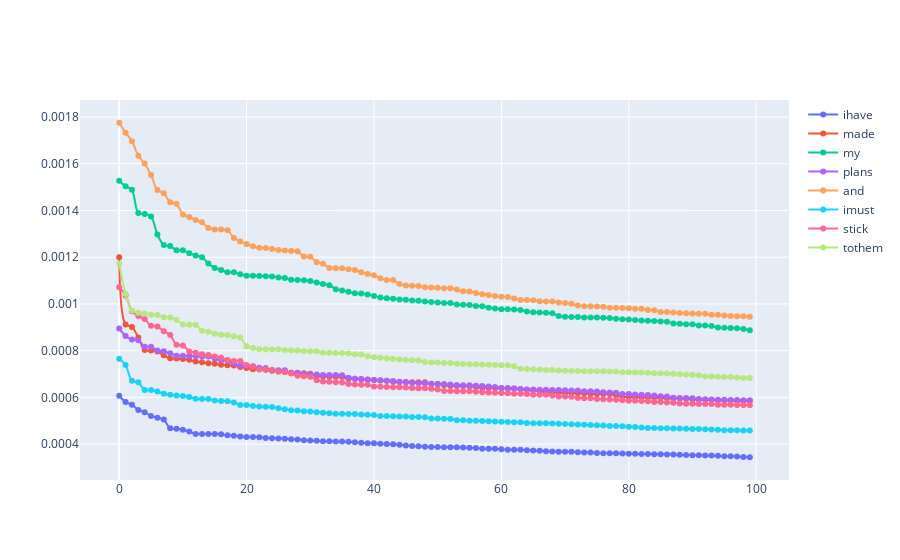

Notebook code cell kept with this figure:
### Code cell
max_parad = 100 # max_non_zeroes
slg.util.plot_scatter_line(list(range(max_parad)),sent_seq.chain.tokens[0].paradigm.values,sent_seq.chain.tokens[0].label, add_trace=[(list(range(max_parad)), token.paradigm.values, token.label) for token in sent_seq.chain.tokens[1:]])

### Figure 1 — Plotly figure (JSON) as saved in the notebook; plotly's stock layout.template omitted (floating-point values rounded to 4 significant figures; data arrays with more than 128 entries replaced by an {"elided": "..."} marker saying what was removed)
{"data": [{"line": {"shape": "spline"}, "mode": "lines+markers", "name": "ihave", "type": "scatter", "x": [0, 1, 2, 3, 4, 5, 6, 7, 8, 9, 10, 11, 12, 13, 14, 15, 16, 17, 18, 19, 20, 21, 22, 23, 24, 25, 26, 27, 28, 29, 30, 31, 32, 33, 34, 35, 36, 37, 38, 39, 40, 41, 42, 43, 44, 45, 46, 47, 48, 49, 50, 51, 52, 53, 54, 55, 56, 57, 58, 59, 60, 61, 62, 63, 64, 65, 66, 67, 68, 69, 70, 71, 72, 73, 74, 75, 76, 77, 78, 79, 80, 81, 82, 83, 84, 85, 86, 87, 88, 89, 90, 91, 92, 93, 94, 95, 96, 97, 98, 99], "y": {"elided": "10449 float values"}}, {"line": {"shape": "spline"}, "mode": "lines+markers", "name": "made", "type": "scatter", "x": [0, 1, 2, 3, 4, 5, 6, 7, 8, 9, 10, 11, 12, 13, 14, 15, 16, 17, 18, 19, 20, 21, 22, 23, 24, 25, 26, 27, 28, 29, 30, 31, 32, 33, 34, 35, 36, 37, 38, 39, 40, 41, 42, 43, 44, 45, 46, 47, 48, 49, 50, 51, 52, 53, 54, 55, 56, 57, 58, 59, 60, 61, 62, 63, 64, 65, 66, 67, 68, 69, 70, 71, 72, 73, 74, 75, 76, 77, 78, 79, 80, 81, 82, 83, 84, 85, 86, 87, 88, 89, 90, 91, 92, 93, 94, 95, 96, 97, 98, 99], "y": {"elided": "10449 float values"}}, {"line": {"shape": "spline"}, "mode": "lines+markers", "name": "my", "type": "scatter", "x": [0, 1, 2, 3, 4, 5, 6, 7, 8, 9, 10, 11, 12, 13, 14, 15, 16, 17, 18, 19, 20, 21, 22, 23, 24, 25, 26, 27, 28, 29, 30, 31, 32, 33, 34, 35, 36, 37, 38, 39, 40, 41, 42, 43, 44, 45, 46, 47, 48, 49, 50, 51, 52, 53, 54, 55, 56, 57, 58, 59, 60, 61, 62, 63, 64, 65, 66, 67, 68, 69, 70, 71, 72, 73, 74, 75, 76, 77, 78, 79, 80, 81, 82, 83, 84, 85, 86, 87, 88, 89, 90, 91, 92, 93, 94, 95, 96, 97, 98, 99], "y": {"elided": "10449 float values"}}, {"line": {"shape": "spline"}, "mode": "lines+markers", "name": "plans", "type": "scatter", "x": [0, 1, 2, 3, 4, 5, 6, 7, 8, 9, 10, 11, 12, 13, 14, 15, 16, 17, 18, 19, 20, 21, 22, 23, 24, 25, 26, 27, 28, 29, 30, 31, 32, 33, 34, 35, 36, 37, 38, 39, 40, 41, 42, 43, 44, 45, 46, 47, 48, 49, 50, 51, 52, 53, 54, 55, 56, 57, 58, 59, 60, 61, 62, 63, 64, 65, 66, 67, 68, 69, 70, 71, 72, 73, 74, 75, 76, 77, 78, 79, 80, 81, 82, 83, 84, 85, 86, 87, 88, 89, 90, 91, 92, 93, 94, 95, 96, 97, 98, 99], "y": {"elided": "10449 float values"}}, {"line": {"shape": "spline"}, "mode": "lines+markers", "name": "and", "type": "scatter", "x": [0, 1, 2, 3, 4, 5, 6, 7, 8, 9, 10, 11, 12, 13, 14, 15, 16, 17, 18, 19, 20, 21, 22, 23, 24, 25, 26, 27, 28, 29, 30, 31, 32, 33, 34, 35, 36, 37, 38, 39, 40, 41, 42, 43, 44, 45, 46, 47, 48, 49, 50, 51, 52, 53, 54, 55, 56, 57, 58, 59, 60, 61, 62, 63, 64, 65, 66, 67, 68, 69, 70, 71, 72, 73, 74, 75, 76, 77, 78, 79, 80, 81, 82, 83, 84, 85, 86, 87, 88, 89, 90, 91, 92, 93, 94, 95, 96, 97, 98, 99], "y": {"elided": "10449 float values"}}, {"line": {"shape": "spline"}, "mode": "lines+markers", "name": "imust", "type": "scatter", "x": [0, 1, 2, 3, 4, 5, 6, 7, 8, 9, 10, 11, 12, 13, 14, 15, 16, 17, 18, 19, 20, 21, 22, 23, 24, 25, 26, 27, 28, 29, 30, 31, 32, 33, 34, 35, 36, 37, 38, 39, 40, 41, 42, 43, 44, 45, 46, 47, 48, 49, 50, 51, 52, 53, 54, 55, 56, 57, 58, 59, 60, 61, 62, 63, 64, 65, 66, 67, 68, 69, 70, 71, 72, 73, 74, 75, 76, 77, 78, 79, 80, 81, 82, 83, 84, 85, 86, 87, 88, 89, 90, 91, 92, 93, 94, 95, 96, 97, 98, 99], "y": {"elided": "10449 float values"}}, {"line": {"shape": "spline"}, "mode": "lines+markers", "name": "stick", "type": "scatter", "x": [0, 1, 2, 3, 4, 5, 6, 7, 8, 9, 10, 11, 12, 13, 14, 15, 16, 17, 18, 19, 20, 21, 22, 23, 24, 25, 26, 27, 28, 29, 30, 31, 32, 33, 34, 35, 36, 37, 38, 39, 40, 41, 42, 43, 44, 45, 46, 47, 48, 49, 50, 51, 52, 53, 54, 55, 56, 57, 58, 59, 60, 61, 62, 63, 64, 65, 66, 67, 68, 69, 70, 71, 72, 73, 74, 75, 76, 77, 78, 79, 80, 81, 82, 83, 84, 85, 86, 87, 88, 89, 90, 91, 92, 93, 94, 95, 96, 97, 98, 99], "y": {"elided": "10449 float values"}}, {"line": {"shape": "spline"}, "mode": "lines+markers", "name": "tothem", "type": "scatter", "x": [0, 1, 2, 3, 4, 5, 6, 7, 8, 9, 10, 11, 12, 13, 14, 15, 16, 17, 18, 19, 20, 21, 22, 23, 24, 25, 26, 27, 28, 29, 30, 31, 32, 33, 34, 35, 36, 37, 38, 39, 40, 41, 42, 43, 44, 45, 46, 47, 48, 49, 50, 51, 52, 53, 54, 55, 56, 57, 58, 59, 60, 61, 62, 63, 64, 65, 66, 67, 68, 69, 70, 71, 72, 73, 74, 75, 76, 77, 78, 79, 80, 81, 82, 83, 84, 85, 86, 87, 88, 89, 90, 91, 92, 93, 94, 95, 96, 97, 98, 99], "y": {"elided": "10449 float values"}}], "layout": {"title": {}, "xaxis": {"title": {}}, "yaxis": {"title": {}}}}
